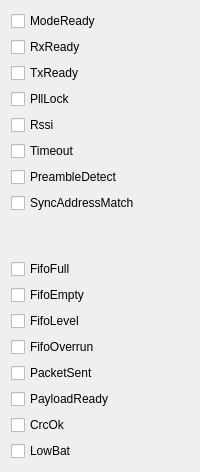
        <widget class="QWidget" name="FskIrqPage">
         <layout class="QVBoxLayout" name="verticalLayout_7">
          <item>
           <widget class="QCheckBox" name="checkBoxModeReady">
            <property name="text">
             <string>ModeReady</string>
            </property>
            <property name="checkable">
             <bool>true</bool>
            </property>
           </widget>
          </item>
          <item>
           <widget class="QCheckBox" name="checkBoxRxReady">
            <property name="text">
             <string>RxReady</string>
            </property>
            <property name="checkable">
             <bool>true</bool>
            </property>
           </widget>
          </item>
          <item>
           <widget class="QCheckBox" name="checkBoxTxReady">
            <property name="text">
             <string>TxReady</string>
            </property>
            <property name="checkable">
             <bool>true</bool>
            </property>
           </widget>
          </item>
          <item>
           <widget class="QCheckBox" name="checkBoxPllLock">
            <property name="text">
             <string>PllLock</string>
            </property>
            <property name="checkable">
             <bool>true</bool>
            </property>
           </widget>
          </item>
          <item>
           <widget class="QCheckBox" name="checkBoxRssi">
            <property name="text">
             <string>Rssi</string>
            </property>
            <property name="checkable">
             <bool>true</bool>
            </property>
           </widget>
          </item>
          <item>
           <widget class="QCheckBox" name="checkBoxTimeout">
            <property name="text">
             <string>Timeout</string>
            </property>
            <property name="checkable">
             <bool>true</bool>
            </property>
           </widget>
          </item>
          <item>
           <widget class="QCheckBox" name="checkBoxPreambleDetect">
            <property name="text">
             <string>PreambleDetect</string>
            </property>
            <property name="checkable">
             <bool>true</bool>
            </property>
           </widget>
          </item>
          <item>
           <widget class="QCheckBox" name="checkBoxSyncAddressMatch">
            <property name="text">
             <string>SyncAddressMatch</string>
            </property>
            <property name="checkable">
             <bool>true</bool>
            </property>
           </widget>
          </item>
          <item>
           <spacer name="verticalSpacer">
            <property name="orientation">
             <enum>Qt::Vertical</enum>
            </property>
            <property name="sizeHint" stdset="0">
             <size>
              <width>20</width>
              <height>40</height>
             </size>
            </property>
           </spacer>
          </item>
          <item>
           <widget class="QCheckBox" name="checkBoxFifoFull">
            <property name="text">
             <string>FifoFull</string>
            </property>
            <property name="checkable">
             <bool>true</bool>
            </property>
           </widget>
          </item>
          <item>
           <widget class="QCheckBox" name="checkBoxFifoEmpty">
            <property name="text">
             <string>FifoEmpty</string>
            </property>
            <property name="checkable">
             <bool>true</bool>
            </property>
           </widget>
          </item>
          <item>
           <widget class="QCheckBox" name="checkBoxFifoLevel">
            <property name="text">
             <string>FifoLevel</string>
            </property>
            <property name="checkable">
             <bool>true</bool>
            </property>
           </widget>
          </item>
          <item>
           <widget class="QCheckBox" name="checkBoxFifoOverrun">
            <property name="text">
             <string>FifoOverrun</string>
            </property>
            <property name="checkable">
             <bool>true</bool>
            </property>
           </widget>
          </item>
          <item>
           <widget class="QCheckBox" name="checkBoxPacketSent">
            <property name="text">
             <string>PacketSent</string>
            </property>
            <property name="checkable">
             <bool>true</bool>
            </property>
           </widget>
          </item>
          <item>
           <widget class="QCheckBox" name="checkBoxPayloadReady">
            <property name="text">
             <string>PayloadReady</string>
            </property>
            <property name="checkable">
             <bool>true</bool>
            </property>
           </widget>
          </item>
          <item>
           <widget class="QCheckBox" name="checkBoxCrcOk">
            <property name="text">
             <string>CrcOk</string>
            </property>
            <property name="checkable">
             <bool>true</bool>
            </property>
           </widget>
          </item>
          <item>
           <widget class="QCheckBox" name="checkBoxLowBat">
            <property name="text">
             <string>LowBat</string>
            </property>
            <property name="checkable">
             <bool>true</bool>
            </property>
           </widget>
          </item>
         </layout>
        </widget>
